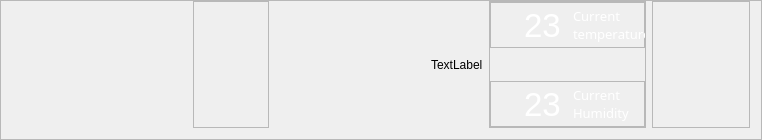
           <widget class="QFrame" name="map_up">
            <property name="sizePolicy">
             <sizepolicy hsizetype="Expanding" vsizetype="Expanding">
              <horstretch>7</horstretch>
              <verstretch>4</verstretch>
             </sizepolicy>
            </property>
            <property name="styleSheet">
             <string notr="true">#map_up{


	

	background-color: rgb(0, 0, 0);

	border: none;

}</string>
            </property>
            <property name="frameShape">
             <enum>QFrame::StyledPanel</enum>
            </property>
            <property name="frameShadow">
             <enum>QFrame::Raised</enum>
            </property>
            <layout class="QHBoxLayout" name="horizontalLayout_7">
             <property name="leftMargin">
              <number>0</number>
             </property>
             <property name="topMargin">
              <number>0</number>
             </property>
             <item alignment="Qt::AlignLeft">
              <widget class="QPushButton" name="coler_left">
               <property name="sizePolicy">
                <sizepolicy hsizetype="Expanding" vsizetype="Expanding">
                 <horstretch>9</horstretch>
                 <verstretch>9</verstretch>
                </sizepolicy>
               </property>
               <property name="minimumSize">
                <size>
                 <width>92</width>
                 <height>68</height>
                </size>
               </property>
               <property name="styleSheet">
                <string notr="true">#coler_left{
	
	

   
    
	margin-bottom:55%;
	
    
	image: url(:/images/phptps/AC-left-07.svg);
	background-repeat: none;
	
	border:none;

}</string>
               </property>
               <property name="text">
                <string/>
               </property>
              </widget>
             </item>
             <item>
              <widget class="QPushButton" name="light_up">
               <property name="sizePolicy">
                <sizepolicy hsizetype="Expanding" vsizetype="Expanding">
                 <horstretch>5</horstretch>
                 <verstretch>5</verstretch>
                </sizepolicy>
               </property>
               <property name="minimumSize">
                <size>
                 <width>88</width>
                 <height>94</height>
                </size>
               </property>
               <property name="font">
                <font>
                 <kerning>true</kerning>
                </font>
               </property>
               <property name="styleSheet">
                <string notr="true">#light_up{
	

	
	
	image: url(:/images/phptps/lamp-barax-07.svg);
	background-repeat: none;
	
	margin-bottom:55%;
	border:none;
}</string>
               </property>
               <property name="text">
                <string notr="true"/>
               </property>
               <property name="autoDefault">
                <bool>false</bool>
               </property>
               <property name="default">
                <bool>false</bool>
               </property>
               <property name="flat">
                <bool>false</bool>
               </property>
              </widget>
             </item>
             <item>
              <widget class="QFrame" name="frame_14">
               <property name="sizePolicy">
                <sizepolicy hsizetype="Expanding" vsizetype="Expanding">
                 <horstretch>12</horstretch>
                 <verstretch>6</verstretch>
                </sizepolicy>
               </property>
               <property name="minimumSize">
                <size>
                 <width>76</width>
                 <height>0</height>
                </size>
               </property>
               <property name="maximumSize">
                <size>
                 <width>136</width>
                 <height>16777215</height>
                </size>
               </property>
               <property name="styleSheet">
                <string notr="true">#frame_7{
	border:none;

	

}</string>
               </property>
               <property name="frameShape">
                <enum>QFrame::StyledPanel</enum>
               </property>
               <property name="frameShadow">
                <enum>QFrame::Raised</enum>
               </property>
               <layout class="QHBoxLayout" name="horizontalLayout_8"/>
              </widget>
             </item>
             <item>
              <widget class="QPushButton" name="smok_up">
               <property name="sizePolicy">
                <sizepolicy hsizetype="Expanding" vsizetype="Expanding">
                 <horstretch>9</horstretch>
                 <verstretch>9</verstretch>
                </sizepolicy>
               </property>
               <property name="minimumSize">
                <size>
                 <width>150</width>
                 <height>100</height>
                </size>
               </property>
               <property name="font">
                <font>
                 <kerning>true</kerning>
                </font>
               </property>
               <property name="styleSheet">
                <string notr="true">#smok_up{
	
	
	image: url(:/images/phptps/motion off-01.svg);
	background-repeat: none;

		

	border:none;
}</string>
               </property>
               <property name="text">
                <string notr="true"/>
               </property>
               <property name="autoDefault">
                <bool>false</bool>
               </property>
               <property name="default">
                <bool>false</bool>
               </property>
               <property name="flat">
                <bool>false</bool>
               </property>
              </widget>
             </item>
             <item>
              <widget class="QLabel" name="label_4">
               <property name="sizePolicy">
                <sizepolicy hsizetype="Expanding" vsizetype="Expanding">
                 <horstretch>6</horstretch>
                 <verstretch>6</verstretch>
                </sizepolicy>
               </property>
               <property name="text">
                <string>TextLabel</string>
               </property>
              </widget>
             </item>
             <item>
              <widget class="QFrame" name="frame_9">
               <property name="sizePolicy">
                <sizepolicy hsizetype="Expanding" vsizetype="Expanding">
                 <horstretch>6</horstretch>
                 <verstretch>6</verstretch>
                </sizepolicy>
               </property>
               <property name="minimumSize">
                <size>
                 <width>157</width>
                 <height>126</height>
                </size>
               </property>
               <property name="maximumSize">
                <size>
                 <width>150</width>
                 <height>16777215</height>
                </size>
               </property>
               <property name="frameShape">
                <enum>QFrame::StyledPanel</enum>
               </property>
               <property name="frameShadow">
                <enum>QFrame::Raised</enum>
               </property>
               <layout class="QVBoxLayout" name="verticalLayout_7">
                <property name="leftMargin">
                 <number>0</number>
                </property>
                <property name="topMargin">
                 <number>0</number>
                </property>
                <property name="rightMargin">
                 <number>0</number>
                </property>
                <property name="bottomMargin">
                 <number>0</number>
                </property>
                <item>
                 <widget class="QFrame" name="frame_12">
                  <property name="sizePolicy">
                   <sizepolicy hsizetype="Expanding" vsizetype="Expanding">
                    <horstretch>7</horstretch>
                    <verstretch>7</verstretch>
                   </sizepolicy>
                  </property>
                  <property name="minimumSize">
                   <size>
                    <width>0</width>
                    <height>42</height>
                   </size>
                  </property>
                  <property name="styleSheet">
                   <string notr="true">#frame_8{
	border:none;


}</string>
                  </property>
                  <property name="frameShape">
                   <enum>QFrame::StyledPanel</enum>
                  </property>
                  <property name="frameShadow">
                   <enum>QFrame::Raised</enum>
                  </property>
                  <layout class="QHBoxLayout" name="horizontalLayout_6">
                   <property name="leftMargin">
                    <number>0</number>
                   </property>
                   <property name="topMargin">
                    <number>0</number>
                   </property>
                   <property name="rightMargin">
                    <number>0</number>
                   </property>
                   <property name="bottomMargin">
                    <number>0</number>
                   </property>
                   <item>
                    <widget class="QLabel" name="temp_image_down_3">
                     <property name="sizePolicy">
                      <sizepolicy hsizetype="Expanding" vsizetype="Expanding">
                       <horstretch>7</horstretch>
                       <verstretch>7</verstretch>
                      </sizepolicy>
                     </property>
                     <property name="minimumSize">
                      <size>
                       <width>27</width>
                       <height>40</height>
                      </size>
                     </property>
                     <property name="styleSheet">
                      <string notr="true">#temp_image_down_3{

	
	image: url(:/images/phptps/temp-02-02.svg);
}</string>
                     </property>
                     <property name="text">
                      <string/>
                     </property>
                    </widget>
                   </item>
                   <item>
                    <widget class="QLabel" name="temp_down_3">
                     <property name="sizePolicy">
                      <sizepolicy hsizetype="Expanding" vsizetype="Expanding">
                       <horstretch>7</horstretch>
                       <verstretch>7</verstretch>
                      </sizepolicy>
                     </property>
                     <property name="minimumSize">
                      <size>
                       <width>43</width>
                       <height>34</height>
                      </size>
                     </property>
                     <property name="font">
                      <font>
                       <pointsize>25</pointsize>
                       <weight>50</weight>
                       <bold>false</bold>
                      </font>
                     </property>
                     <property name="styleSheet">
                      <string notr="true">#temp_down_3{

	 color: white;
}</string>
                     </property>
                     <property name="text">
                      <string>23</string>
                     </property>
                     <property name="textFormat">
                      <enum>Qt::PlainText</enum>
                     </property>
                     <property name="wordWrap">
                      <bool>false</bool>
                     </property>
                     <property name="margin">
                      <number>0</number>
                     </property>
                     <property name="openExternalLinks">
                      <bool>false</bool>
                     </property>
                    </widget>
                   </item>
                   <item>
                    <widget class="QLabel" name="curent_temp_label_3">
                     <property name="sizePolicy">
                      <sizepolicy hsizetype="Expanding" vsizetype="Expanding">
                       <horstretch>7</horstretch>
                       <verstretch>7</verstretch>
                      </sizepolicy>
                     </property>
                     <property name="minimumSize">
                      <size>
                       <width>72</width>
                       <height>44</height>
                      </size>
                     </property>
                     <property name="font">
                      <font>
                       <family>Bahnschrift SemiLight SemiConde</family>
                       <pointsize>10</pointsize>
                       <weight>50</weight>
                       <italic>false</italic>
                       <bold>false</bold>
                       <underline>false</underline>
                       <strikeout>false</strikeout>
                       <kerning>false</kerning>
                      </font>
                     </property>
                     <property name="styleSheet">
                      <string notr="true">#curent_temp_label_3{

	
	color: white;
	
}</string>
                     </property>
                     <property name="text">
                      <string>Current 
temperature</string>
                     </property>
                    </widget>
                   </item>
                  </layout>
                 </widget>
                </item>
                <item>
                 <widget class="QFrame" name="temp_linne_down_2">
                  <property name="sizePolicy">
                   <sizepolicy hsizetype="Expanding" vsizetype="Fixed">
                    <horstretch>7</horstretch>
                    <verstretch>6</verstretch>
                   </sizepolicy>
                  </property>
                  <property name="minimumSize">
                   <size>
                    <width>0</width>
                    <height>0</height>
                   </size>
                  </property>
                  <property name="styleSheet">
                   <string notr="true">#temp_linne_down_2{
	
	
	border:none;
	
	
	
	
	
	
}</string>
                  </property>
                  <property name="frameShape">
                   <enum>QFrame::StyledPanel</enum>
                  </property>
                  <property name="frameShadow">
                   <enum>QFrame::Raised</enum>
                  </property>
                  <layout class="QVBoxLayout" name="verticalLayout_8">
                   <property name="spacing">
                    <number>6</number>
                   </property>
                   <property name="leftMargin">
                    <number>0</number>
                   </property>
                   <property name="topMargin">
                    <number>0</number>
                   </property>
                   <property name="rightMargin">
                    <number>0</number>
                   </property>
                   <property name="bottomMargin">
                    <number>0</number>
                   </property>
                   <item>
                    <widget class="QLabel" name="line_temp_2">
                     <property name="sizePolicy">
                      <sizepolicy hsizetype="Expanding" vsizetype="Expanding">
                       <horstretch>7</horstretch>
                       <verstretch>7</verstretch>
                      </sizepolicy>
                     </property>
                     <property name="minimumSize">
                      <size>
                       <width>148</width>
                       <height>21</height>
                      </size>
                     </property>
                     <property name="styleSheet">
                      <string notr="true">#line_temp_2{
	
	
	border:none;
	
	image: url(:/images/phptps/line kutah-02-02.svg);

}</string>
                     </property>
                     <property name="text">
                      <string/>
                     </property>
                     <property name="indent">
                      <number>-1</number>
                     </property>
                     <property name="textInteractionFlags">
                      <set>Qt::LinksAccessibleByMouse</set>
                     </property>
                    </widget>
                   </item>
                  </layout>
                 </widget>
                </item>
                <item>
                 <widget class="QFrame" name="frame_13">
                  <property name="sizePolicy">
                   <sizepolicy hsizetype="Expanding" vsizetype="Expanding">
                    <horstretch>7</horstretch>
                    <verstretch>7</verstretch>
                   </sizepolicy>
                  </property>
                  <property name="minimumSize">
                   <size>
                    <width>0</width>
                    <height>42</height>
                   </size>
                  </property>
                  <property name="styleSheet">
                   <string notr="true">#frame_10{

	border:none;
	

}</string>
                  </property>
                  <property name="frameShape">
                   <enum>QFrame::StyledPanel</enum>
                  </property>
                  <property name="frameShadow">
                   <enum>QFrame::Raised</enum>
                  </property>
                  <layout class="QHBoxLayout" name="horizontalLayout_12">
                   <property name="leftMargin">
                    <number>0</number>
                   </property>
                   <property name="topMargin">
                    <number>0</number>
                   </property>
                   <property name="rightMargin">
                    <number>0</number>
                   </property>
                   <property name="bottomMargin">
                    <number>0</number>
                   </property>
                   <item>
                    <widget class="QLabel" name="temp_image_down_4">
                     <property name="sizePolicy">
                      <sizepolicy hsizetype="Expanding" vsizetype="Expanding">
                       <horstretch>7</horstretch>
                       <verstretch>7</verstretch>
                      </sizepolicy>
                     </property>
                     <property name="minimumSize">
                      <size>
                       <width>27</width>
                       <height>40</height>
                      </size>
                     </property>
                     <property name="styleSheet">
                      <string notr="true">#temp_image_down_4{

	image: url(:/images/phptps/humudity-02-02.svg);
	
}
</string>
                     </property>
                     <property name="text">
                      <string/>
                     </property>
                    </widget>
                   </item>
                   <item>
                    <widget class="QLabel" name="temp_down_4">
                     <property name="sizePolicy">
                      <sizepolicy hsizetype="Expanding" vsizetype="Expanding">
                       <horstretch>7</horstretch>
                       <verstretch>7</verstretch>
                      </sizepolicy>
                     </property>
                     <property name="minimumSize">
                      <size>
                       <width>43</width>
                       <height>34</height>
                      </size>
                     </property>
                     <property name="font">
                      <font>
                       <pointsize>25</pointsize>
                       <weight>50</weight>
                       <bold>false</bold>
                      </font>
                     </property>
                     <property name="styleSheet">
                      <string notr="true">#temp_down_4{

	 color: white;
}</string>
                     </property>
                     <property name="text">
                      <string>23</string>
                     </property>
                     <property name="textFormat">
                      <enum>Qt::PlainText</enum>
                     </property>
                     <property name="wordWrap">
                      <bool>false</bool>
                     </property>
                     <property name="margin">
                      <number>0</number>
                     </property>
                     <property name="openExternalLinks">
                      <bool>false</bool>
                     </property>
                    </widget>
                   </item>
                   <item>
                    <widget class="QLabel" name="curent_temp_label_4">
                     <property name="sizePolicy">
                      <sizepolicy hsizetype="Expanding" vsizetype="Expanding">
                       <horstretch>7</horstretch>
                       <verstretch>7</verstretch>
                      </sizepolicy>
                     </property>
                     <property name="minimumSize">
                      <size>
                       <width>72</width>
                       <height>44</height>
                      </size>
                     </property>
                     <property name="font">
                      <font>
                       <family>Bahnschrift SemiLight SemiConde</family>
                       <pointsize>10</pointsize>
                       <weight>50</weight>
                       <italic>false</italic>
                       <bold>false</bold>
                       <underline>false</underline>
                       <strikeout>false</strikeout>
                       <kerning>false</kerning>
                      </font>
                     </property>
                     <property name="styleSheet">
                      <string notr="true">#curent_temp_label_4{

	
	color: white;
	
}</string>
                     </property>
                     <property name="text">
                      <string>Current 
Humidity</string>
                     </property>
                    </widget>
                   </item>
                  </layout>
                 </widget>
                </item>
               </layout>
              </widget>
             </item>
             <item>
              <widget class="QFrame" name="frame_16">
               <property name="sizePolicy">
                <sizepolicy hsizetype="Expanding" vsizetype="Expanding">
                 <horstretch>6</horstretch>
                 <verstretch>6</verstretch>
                </sizepolicy>
               </property>
               <property name="minimumSize">
                <size>
                 <width>98</width>
                 <height>0</height>
                </size>
               </property>
               <property name="frameShape">
                <enum>QFrame::StyledPanel</enum>
               </property>
               <property name="frameShadow">
                <enum>QFrame::Raised</enum>
               </property>
              </widget>
             </item>
            </layout>
           </widget>
